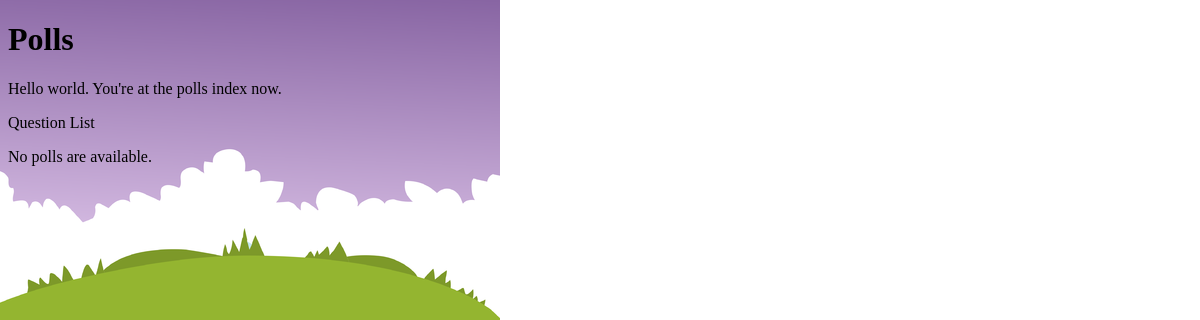
The page /polls/ on the database as committed earlier.
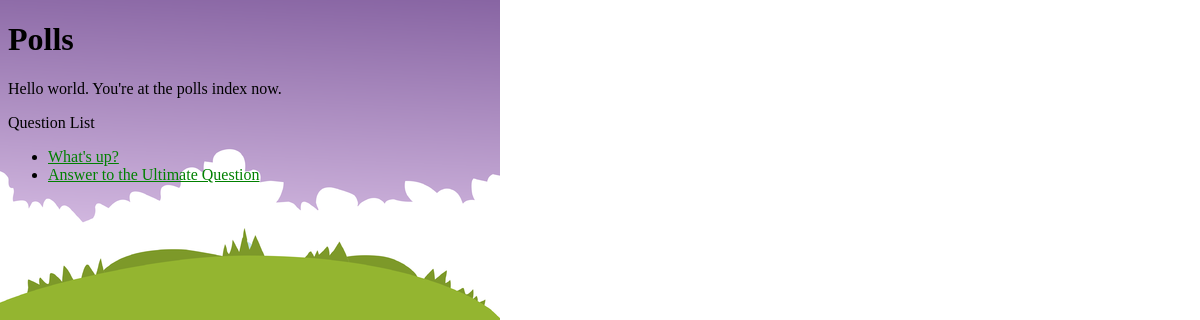
The same page on the database as committed later.
### polls/models.py (models this page shows, shortened)
class Question(models.Model):
    question_text = models.CharField(max_length=200)
    pub_date = models.DateTimeField("date published")

### polls/views.py (the view)
# urls.py: path('', views.IndexView.as_view(), name='index'),
class IndexView(generic.ListView):
    template_name = "polls/index.html"
    context_object_name = "latest_question_list"
    def get_queryset(self):
        return Question.objects.order_by("-pub_date")[:5]

### polls/templates/polls/index.html (shortened to what this page needs)
<!DOCTYPE html>
<html lang="en">
<head>
    {% load static %}
    <link rel="stylesheet" type="text/css" href="{% static 'polls/style.css' %}">
</head>
<body>
    <h1>Polls</h1>
    <p>Hello world. {{ owner }} You're at the polls index now.</p>
    <p>Question List</p>
    {% if latest_question_list %}
    <ul>
    {% for question in latest_question_list %}
        <li><a href="{% url 'polls:detail' question.id %}">{{ question.question_text }}</a></li>
    {% endfor %}
    </ul>
    {% else %}
        <p>No polls are available.</p>
    {% endif %}
</body>
</html>

### polls/static/polls/style.css (style rules this page uses)
li a { color: green; }
body { background: white url("images/background.jpg") no-repeat; }

Rows that differ between the two databases and show on the page:
added Question: question_text "What's up?"
added Question: question_text "Answer to the Ultimate Question"
Other text that changed with them:
text no longer shown: "No polls are available."
